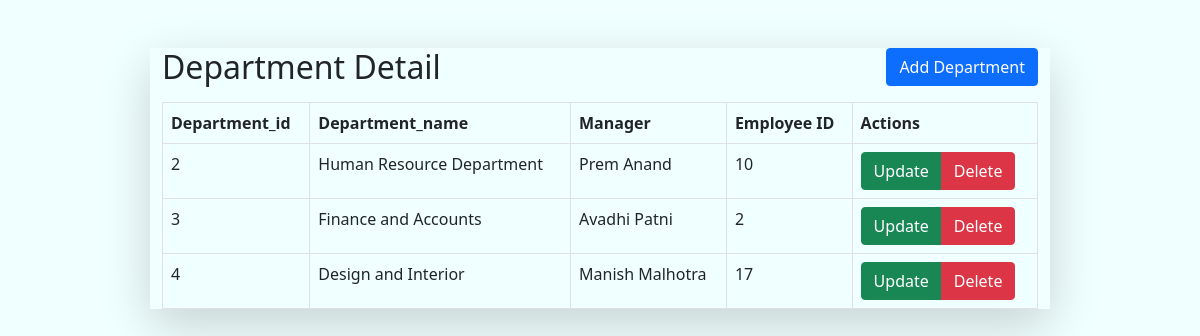
Before: /department_list/ with the older database file.
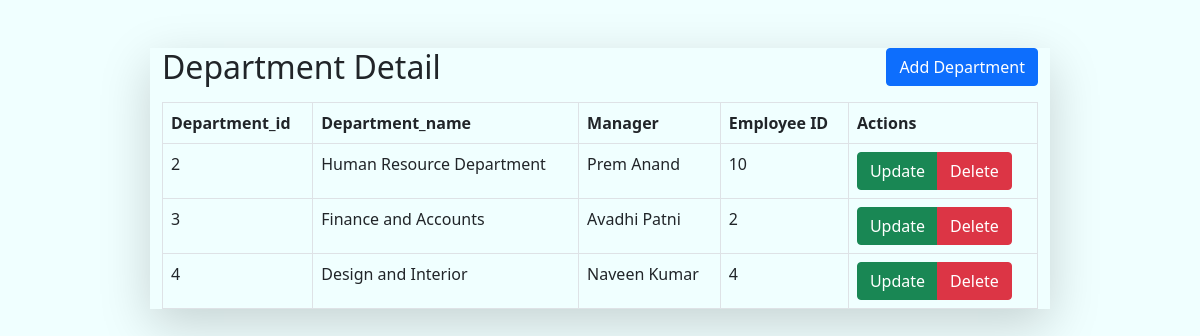
After: the same page with the newer database file.
### info/models.py (models this page shows)
class Department(models.Model):
    d_id = models.AutoField(primary_key=True)
    d_name = models.CharField(max_length = 255)
    manager = models.ForeignKey(Employee, on_delete=models.SET_NULL, null=True, blank=True)

class Employee(models.Model):
    user = models.ForeignKey(User, on_delete=models.SET_NULL, null=True, blank=True)
    e_id = models.AutoField(primary_key=True)
    e_name = models.CharField(max_length=150)
    e_addr = models.CharField(max_length=500)

### info/views.py (the view)
# urls.py: path('department_list/', department_list , name="department_list"),
def department_list(request):
    queryset = Department.objects.all()
    context={'departments':queryset}
    return render(request, 'department_list.html',context)

### info/templates/department_list.html (shortened to what this page needs)
{% extends "base.html" %}
{% block start %}
  <div class="container mt-5 w-75 .bg-light.bg-gradient shadow-lg">
    <button type="button" class="btn btn-primary float-end" onclick="location.href='/employees/'">
        Add Department
      </button>
    <h2>Department Detail</h2>
    <table class="table table-bordered mt-3">
        <thead class="thead-light">
            <tr>
                <th>Department_id</th>
                <th>Department_name</th>
                <th>Manager</th>
                <th>Employee ID</th>
                <th>Actions</th>
            </tr>
        </thead>
        <tbody>
          {% for d in departments %}
            <tr>
                <td>{{d.d_id}}</td>
                <td>{{d.d_name}}</td>
                <td>{{d.manager.e_name}}</td>
                <td>{{d.manager.e_id}}</td>
                <td>
                    <div class="btn-group" role="group" aria-label="Actions">
                        <a href="/update_dep/{{d.d_id}}/" class="btn btn-success">Update</a>
                        <a href="/delete_dep/{{d.d_id}}/" class="btn btn-danger">Delete</a>
                    </div>
                </td>
            </tr>
            {% endfor %}
        </tbody>
    </table>
</div>
{% endblock %}

Changed rows visible on the page:
changed Department "Design and Interior": manager.e_name "Manish Malhotra" → "Naveen Kumar"; manager.e_id "17" → "4"
